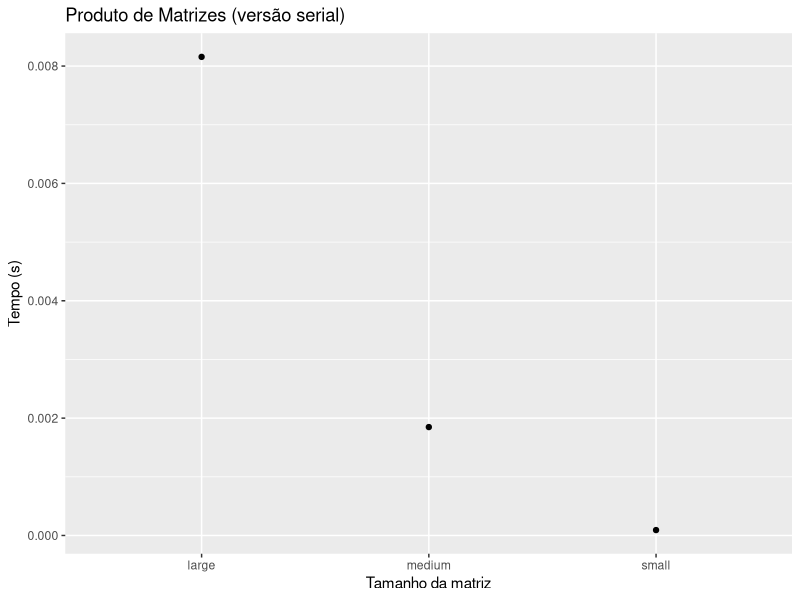

The R source for this figure:
# plot graphics for ex2
library(ggplot2)

x <- c('small', 'medium', 'large')
y <- c(9.21e-05, 0.0018475, 0.0081566)

png(file="ex2_serial.png", bg="transparent")

ggplot() + geom_point(aes(x = x, y = y)) + scale_size_area() + xlab("Tamanho da matriz") + ylab("Tempo (s)") + ggtitle("Produto de Matrizes (versão serial)")

dev.off()
